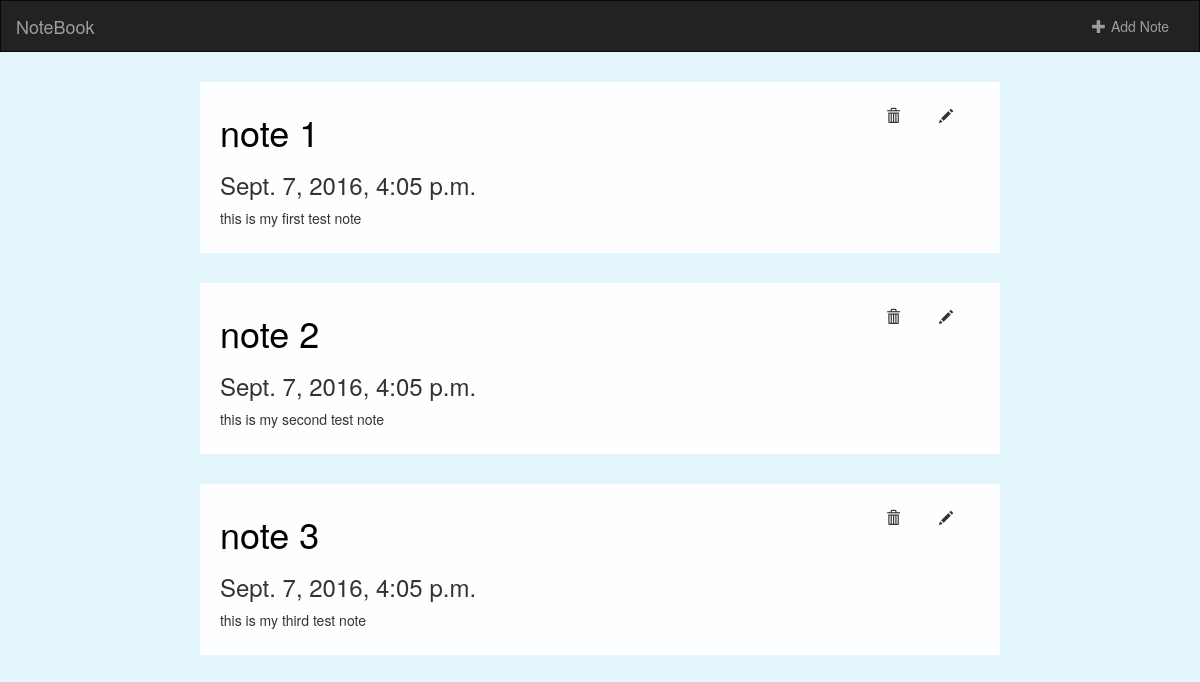
Page /notes/ on the earlier database version.
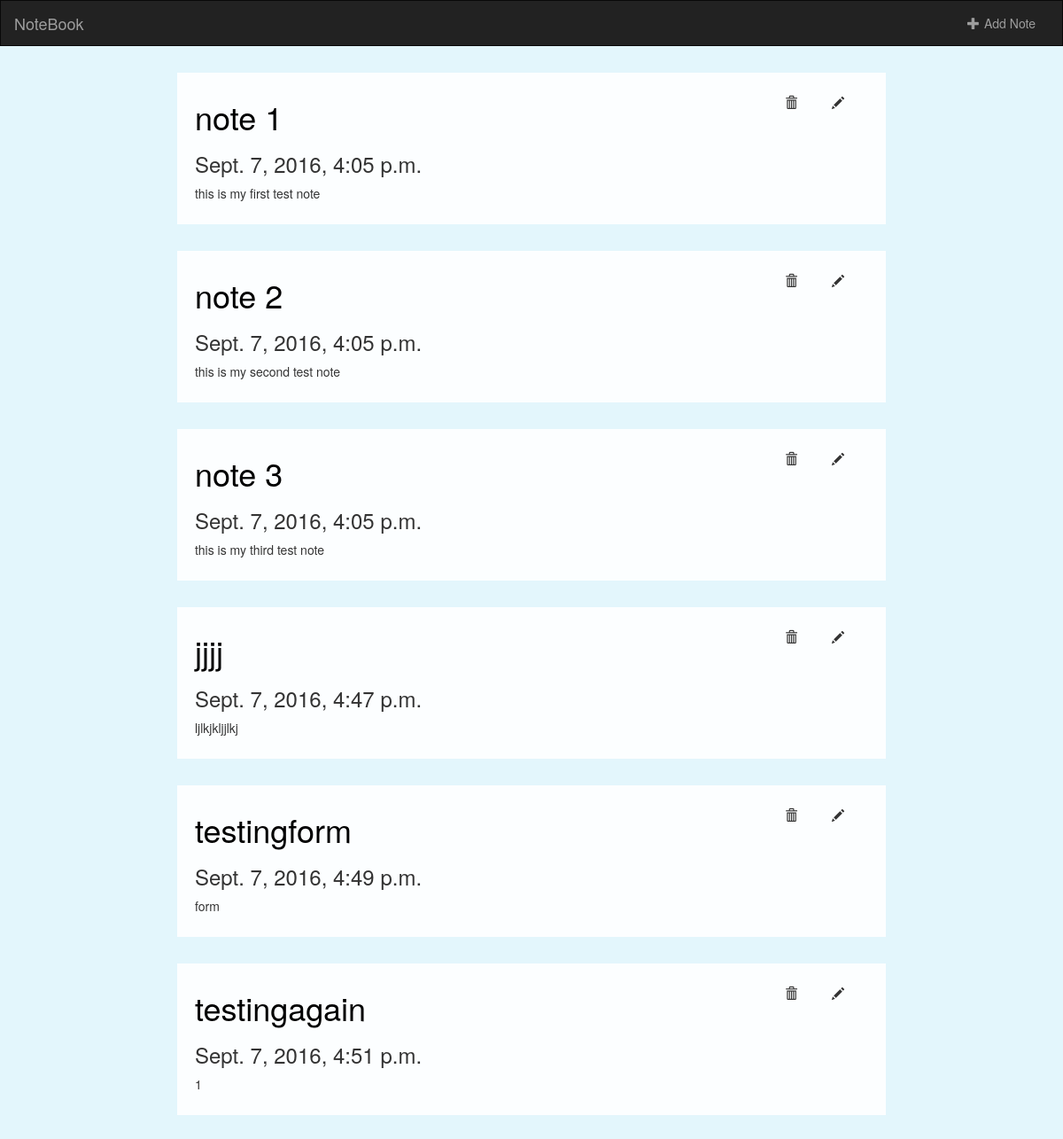
Same page on the later database version.
### notes/models.py (models this page shows, shortened)
class Note(models.Model):
  note_title = models.CharField(max_length=250)
  body = models.CharField(max_length=10000)
  created_date = models.DateTimeField(default=now, blank=True)
  def __str__(self):
    return self.note_title

### notes/views.py (the view)
class IndexView(generic.ListView):
  template_name = 'notes/index.html'
  def get_queryset(self):
    return Note.objects.all()

### notes/templates/notes/index.html (shortened to what this page needs)
{% extends 'notes/base.html' %}
{% block body %}
{% if object_list %}
<div class="note-list">
  {% for note in object_list %}
    <div class="single-note col-md-8">
      <form action="{% url 'notes:note-update' note.id %}" method="get">
        <button class="btn pull-right" type="submit">
          <span class="glyphicon glyphicon-pencil"></span>
        </button>
      </form>
      <form action="{% url 'notes:note-delete' note.id %}" method="post">
        <button class="btn pull-right" type="submit">
          <span class="glyphicon glyphicon-trash"></span>
        </button>
      </form>
      <h1><a href="{% url 'notes:detail' note.id %}" class="note-title">{{ note }}</a></h1>
      <h3>{{ note.created_date }}</h3>
      <p>{{note.body}}</p>
    </div>
  {% endfor %}
</div>
{% else %}
  <h3>You haven't created any notes yet!</h3>
{% endif %}
{% endblock %}

Differences in the rows shown:
added Note: note_title "jjjj", created_date "Sept. 7, 2016, 4:47 p.m.", body "ljlkjkljjlkj"
added Note: note_title "testingform", created_date "Sept. 7, 2016, 4:49 p.m.", body "form"
added Note: note_title "testingagain", created_date "Sept. 7, 2016, 4:51 p.m.", body "1"
